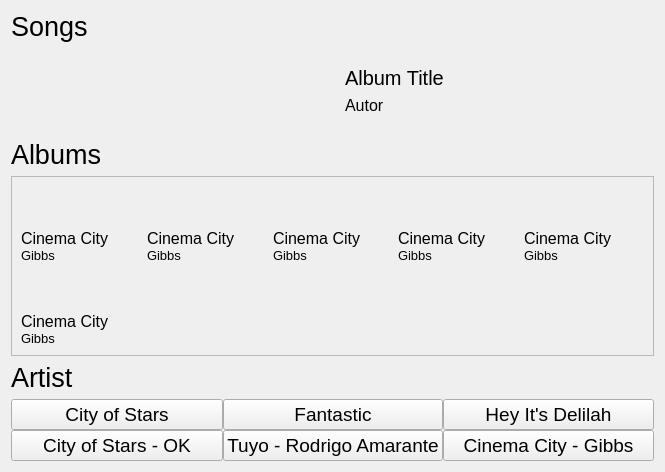
             <widget class="QWidget" name="scrollAreaWidgetContents_4">
              <property name="geometry">
               <rect>
                <x>0</x>
                <y>0</y>
                <width>665</width>
                <height>472</height>
               </rect>
              </property>
              <layout class="QVBoxLayout" name="verticalLayout_42">
               <item>
                <widget class="QLabel" name="search_label">
                 <property name="font">
                  <font>
                   <pointsize>20</pointsize>
                  </font>
                 </property>
                 <property name="text">
                  <string>Songs</string>
                 </property>
                </widget>
               </item>
               <item>
                <layout class="QVBoxLayout" name="song_search_container">
                 <item>
                  <widget class="QWidget" name="search_song_info" native="true">
                   <layout class="QHBoxLayout" name="horizontalLayout_4">
                    <item>
                     <widget class="QLabel" name="song_logo">
                      <property name="sizePolicy">
                       <sizepolicy hsizetype="Preferred" vsizetype="Preferred">
                        <horstretch>0</horstretch>
                        <verstretch>0</verstretch>
                       </sizepolicy>
                      </property>
                      <property name="text">
                       <string/>
                      </property>
                      <property name="pixmap">
                       <pixmap resource="resource.qrc">:/icon/icomoon/music.svg</pixmap>
                      </property>
                      <property name="scaledContents">
                       <bool>false</bool>
                      </property>
                      <property name="alignment">
                       <set>Qt::AlignCenter</set>
                      </property>
                     </widget>
                    </item>
                    <item>
                     <widget class="QWidget" name="info_2" native="true">
                      <layout class="QVBoxLayout" name="verticalLayout_18">
                       <item>
                        <widget class="QLabel" name="song_title_3">
                         <property name="font">
                          <font>
                           <pointsize>15</pointsize>
                          </font>
                         </property>
                         <property name="text">
                          <string>Album Title</string>
                         </property>
                        </widget>
                       </item>
                       <item>
                        <widget class="QLabel" name="song_autor">
                         <property name="font">
                          <font>
                           <pointsize>12</pointsize>
                          </font>
                         </property>
                         <property name="text">
                          <string>Autor</string>
                         </property>
                        </widget>
                       </item>
                      </layout>
                     </widget>
                    </item>
                   </layout>
                  </widget>
                 </item>
                </layout>
               </item>
               <item>
                <widget class="QLabel" name="search_label_2">
                 <property name="font">
                  <font>
                   <pointsize>20</pointsize>
                  </font>
                 </property>
                 <property name="text">
                  <string>Albums</string>
                 </property>
                </widget>
               </item>
               <item>
                <widget class="QFrame" name="albums_search_container">
                 <property name="frameShape">
                  <enum>QFrame::StyledPanel</enum>
                 </property>
                 <property name="frameShadow">
                  <enum>QFrame::Raised</enum>
                 </property>
                 <layout class="QGridLayout" name="gridLayout_5">
                  <item row="0" column="0">
                   <widget class="QWidget" name="song_card_8" native="true">
                    <layout class="QVBoxLayout" name="verticalLayout_19" stretch="0,0,0">
                     <property name="spacing">
                      <number>0</number>
                     </property>
                     <property name="leftMargin">
                      <number>0</number>
                     </property>
                     <property name="topMargin">
                      <number>0</number>
                     </property>
                     <property name="rightMargin">
                      <number>0</number>
                     </property>
                     <property name="bottomMargin">
                      <number>0</number>
                     </property>
                     <item>
                      <widget class="QLabel" name="img_3">
                       <property name="sizePolicy">
                        <sizepolicy hsizetype="Preferred" vsizetype="Expanding">
                         <horstretch>0</horstretch>
                         <verstretch>0</verstretch>
                        </sizepolicy>
                       </property>
                       <property name="text">
                        <string/>
                       </property>
                       <property name="pixmap">
                        <pixmap resource="resource.qrc">:/icon/icomoon/play3.svg</pixmap>
                       </property>
                       <property name="scaledContents">
                        <bool>false</bool>
                       </property>
                       <property name="alignment">
                        <set>Qt::AlignCenter</set>
                       </property>
                      </widget>
                     </item>
                     <item>
                      <widget class="QLabel" name="song_title_9">
                       <property name="sizePolicy">
                        <sizepolicy hsizetype="Preferred" vsizetype="Preferred">
                         <horstretch>0</horstretch>
                         <verstretch>0</verstretch>
                        </sizepolicy>
                       </property>
                       <property name="font">
                        <font>
                         <pointsize>12</pointsize>
                        </font>
                       </property>
                       <property name="text">
                        <string>Cinema City</string>
                       </property>
                      </widget>
                     </item>
                     <item>
                      <widget class="QLabel" name="artist_3">
                       <property name="font">
                        <font>
                         <pointsize>10</pointsize>
                        </font>
                       </property>
                       <property name="text">
                        <string>Gibbs</string>
                       </property>
                      </widget>
                     </item>
                    </layout>
                   </widget>
                  </item>
                  <item row="0" column="2">
                   <widget class="QWidget" name="song_card_9" native="true">
                    <layout class="QVBoxLayout" name="verticalLayout_20" stretch="0,0,0">
                     <property name="spacing">
                      <number>0</number>
                     </property>
                     <property name="leftMargin">
                      <number>0</number>
                     </property>
                     <property name="topMargin">
                      <number>0</number>
                     </property>
                     <property name="rightMargin">
                      <number>0</number>
                     </property>
                     <property name="bottomMargin">
                      <number>0</number>
                     </property>
                     <item>
                      <widget class="QLabel" name="img_9">
                       <property name="sizePolicy">
                        <sizepolicy hsizetype="Preferred" vsizetype="Expanding">
                         <horstretch>0</horstretch>
                         <verstretch>0</verstretch>
                        </sizepolicy>
                       </property>
                       <property name="text">
                        <string/>
                       </property>
                       <property name="pixmap">
                        <pixmap resource="resource.qrc">:/icon/icomoon/play3.svg</pixmap>
                       </property>
                       <property name="scaledContents">
                        <bool>false</bool>
                       </property>
                       <property name="alignment">
                        <set>Qt::AlignCenter</set>
                       </property>
                      </widget>
                     </item>
                     <item>
                      <widget class="QLabel" name="song_title_10">
                       <property name="sizePolicy">
                        <sizepolicy hsizetype="Preferred" vsizetype="Preferred">
                         <horstretch>0</horstretch>
                         <verstretch>0</verstretch>
                        </sizepolicy>
                       </property>
                       <property name="font">
                        <font>
                         <pointsize>12</pointsize>
                        </font>
                       </property>
                       <property name="text">
                        <string>Cinema City</string>
                       </property>
                      </widget>
                     </item>
                     <item>
                      <widget class="QLabel" name="artist_9">
                       <property name="font">
                        <font>
                         <pointsize>10</pointsize>
                        </font>
                       </property>
                       <property name="text">
                        <string>Gibbs</string>
                       </property>
                      </widget>
                     </item>
                    </layout>
                   </widget>
                  </item>
                  <item row="0" column="1">
                   <widget class="QWidget" name="song_card_10" native="true">
                    <layout class="QVBoxLayout" name="verticalLayout_21" stretch="0,0,0">
                     <property name="spacing">
                      <number>0</number>
                     </property>
                     <property name="leftMargin">
                      <number>0</number>
                     </property>
                     <property name="topMargin">
                      <number>0</number>
                     </property>
                     <property name="rightMargin">
                      <number>0</number>
                     </property>
                     <property name="bottomMargin">
                      <number>0</number>
                     </property>
                     <item>
                      <widget class="QLabel" name="img_10">
                       <property name="sizePolicy">
                        <sizepolicy hsizetype="Preferred" vsizetype="Expanding">
                         <horstretch>0</horstretch>
                         <verstretch>0</verstretch>
                        </sizepolicy>
                       </property>
                       <property name="text">
                        <string/>
                       </property>
                       <property name="pixmap">
                        <pixmap resource="resource.qrc">:/icon/icomoon/play3.svg</pixmap>
                       </property>
                       <property name="scaledContents">
                        <bool>false</bool>
                       </property>
                       <property name="alignment">
                        <set>Qt::AlignCenter</set>
                       </property>
                      </widget>
                     </item>
                     <item>
                      <widget class="QLabel" name="song_title_11">
                       <property name="sizePolicy">
                        <sizepolicy hsizetype="Preferred" vsizetype="Preferred">
                         <horstretch>0</horstretch>
                         <verstretch>0</verstretch>
                        </sizepolicy>
                       </property>
                       <property name="font">
                        <font>
                         <pointsize>12</pointsize>
                        </font>
                       </property>
                       <property name="text">
                        <string>Cinema City</string>
                       </property>
                      </widget>
                     </item>
                     <item>
                      <widget class="QLabel" name="artist_10">
                       <property name="font">
                        <font>
                         <pointsize>10</pointsize>
                        </font>
                       </property>
                       <property name="text">
                        <string>Gibbs</string>
                       </property>
                      </widget>
                     </item>
                    </layout>
                   </widget>
                  </item>
                  <item row="0" column="4">
                   <widget class="QWidget" name="song_card_11" native="true">
                    <layout class="QVBoxLayout" name="verticalLayout_22" stretch="0,0,0">
                     <property name="spacing">
                      <number>0</number>
                     </property>
                     <property name="leftMargin">
                      <number>0</number>
                     </property>
                     <property name="topMargin">
                      <number>0</number>
                     </property>
                     <property name="rightMargin">
                      <number>0</number>
                     </property>
                     <property name="bottomMargin">
                      <number>0</number>
                     </property>
                     <item>
                      <widget class="QLabel" name="img_11">
                       <property name="sizePolicy">
                        <sizepolicy hsizetype="Preferred" vsizetype="Expanding">
                         <horstretch>0</horstretch>
                         <verstretch>0</verstretch>
                        </sizepolicy>
                       </property>
                       <property name="text">
                        <string/>
                       </property>
                       <property name="pixmap">
                        <pixmap resource="resource.qrc">:/icon/icomoon/play3.svg</pixmap>
                       </property>
                       <property name="scaledContents">
                        <bool>false</bool>
                       </property>
                       <property name="alignment">
                        <set>Qt::AlignCenter</set>
                       </property>
                      </widget>
                     </item>
                     <item>
                      <widget class="QLabel" name="song_title_12">
                       <property name="sizePolicy">
                        <sizepolicy hsizetype="Preferred" vsizetype="Preferred">
                         <horstretch>0</horstretch>
                         <verstretch>0</verstretch>
                        </sizepolicy>
                       </property>
                       <property name="font">
                        <font>
                         <pointsize>12</pointsize>
                        </font>
                       </property>
                       <property name="text">
                        <string>Cinema City</string>
                       </property>
                      </widget>
                     </item>
                     <item>
                      <widget class="QLabel" name="artist_11">
                       <property name="font">
                        <font>
                         <pointsize>10</pointsize>
                        </font>
                       </property>
                       <property name="text">
                        <string>Gibbs</string>
                       </property>
                      </widget>
                     </item>
                    </layout>
                   </widget>
                  </item>
                  <item row="0" column="3">
                   <widget class="QWidget" name="song_card_12" native="true">
                    <layout class="QVBoxLayout" name="verticalLayout_24" stretch="0,0,0">
                     <property name="spacing">
                      <number>0</number>
                     </property>
                     <property name="leftMargin">
                      <number>0</number>
                     </property>
                     <property name="topMargin">
                      <number>0</number>
                     </property>
                     <property name="rightMargin">
                      <number>0</number>
                     </property>
                     <property name="bottomMargin">
                      <number>0</number>
                     </property>
                     <item>
                      <widget class="QLabel" name="img_12">
                       <property name="sizePolicy">
                        <sizepolicy hsizetype="Preferred" vsizetype="Expanding">
                         <horstretch>0</horstretch>
                         <verstretch>0</verstretch>
                        </sizepolicy>
                       </property>
                       <property name="text">
                        <string/>
                       </property>
                       <property name="pixmap">
                        <pixmap resource="resource.qrc">:/icon/icomoon/play3.svg</pixmap>
                       </property>
                       <property name="scaledContents">
                        <bool>false</bool>
                       </property>
                       <property name="alignment">
                        <set>Qt::AlignCenter</set>
                       </property>
                      </widget>
                     </item>
                     <item>
                      <widget class="QLabel" name="song_title_13">
                       <property name="sizePolicy">
                        <sizepolicy hsizetype="Preferred" vsizetype="Preferred">
                         <horstretch>0</horstretch>
                         <verstretch>0</verstretch>
                        </sizepolicy>
                       </property>
                       <property name="font">
                        <font>
                         <pointsize>12</pointsize>
                        </font>
                       </property>
                       <property name="text">
                        <string>Cinema City</string>
                       </property>
                      </widget>
                     </item>
                     <item>
                      <widget class="QLabel" name="artist_12">
                       <property name="font">
                        <font>
                         <pointsize>10</pointsize>
                        </font>
                       </property>
                       <property name="text">
                        <string>Gibbs</string>
                       </property>
                      </widget>
                     </item>
                    </layout>
                   </widget>
                  </item>
                  <item row="1" column="0">
                   <widget class="QWidget" name="song_card_13" native="true">
                    <layout class="QVBoxLayout" name="verticalLayout_26" stretch="0,0,0">
                     <property name="spacing">
                      <number>0</number>
                     </property>
                     <property name="leftMargin">
                      <number>0</number>
                     </property>
                     <property name="topMargin">
                      <number>0</number>
                     </property>
                     <property name="rightMargin">
                      <number>0</number>
                     </property>
                     <property name="bottomMargin">
                      <number>0</number>
                     </property>
                     <item>
                      <widget class="QLabel" name="img_13">
                       <property name="sizePolicy">
                        <sizepolicy hsizetype="Preferred" vsizetype="Expanding">
                         <horstretch>0</horstretch>
                         <verstretch>0</verstretch>
                        </sizepolicy>
                       </property>
                       <property name="text">
                        <string/>
                       </property>
                       <property name="pixmap">
                        <pixmap resource="resource.qrc">:/icon/icomoon/play3.svg</pixmap>
                       </property>
                       <property name="scaledContents">
                        <bool>false</bool>
                       </property>
                       <property name="alignment">
                        <set>Qt::AlignCenter</set>
                       </property>
                      </widget>
                     </item>
                     <item>
                      <widget class="QLabel" name="song_title_14">
                       <property name="sizePolicy">
                        <sizepolicy hsizetype="Preferred" vsizetype="Preferred">
                         <horstretch>0</horstretch>
                         <verstretch>0</verstretch>
                        </sizepolicy>
                       </property>
                       <property name="font">
                        <font>
                         <pointsize>12</pointsize>
                        </font>
                       </property>
                       <property name="text">
                        <string>Cinema City</string>
                       </property>
                      </widget>
                     </item>
                     <item>
                      <widget class="QLabel" name="artist_13">
                       <property name="font">
                        <font>
                         <pointsize>10</pointsize>
                        </font>
                       </property>
                       <property name="text">
                        <string>Gibbs</string>
                       </property>
                      </widget>
                     </item>
                    </layout>
                   </widget>
                  </item>
                 </layout>
                </widget>
               </item>
               <item>
                <widget class="QLabel" name="search_label_3">
                 <property name="font">
                  <font>
                   <pointsize>20</pointsize>
                  </font>
                 </property>
                 <property name="text">
                  <string>Artist</string>
                 </property>
                </widget>
               </item>
               <item>
                <layout class="QGridLayout" name="search_artist">
                 <property name="spacing">
                  <number>0</number>
                 </property>
                 <item row="1" column="0">
                  <widget class="QPushButton" name="search_singer_4">
                   <property name="font">
                    <font>
                     <pointsize>14</pointsize>
                    </font>
                   </property>
                   <property name="text">
                    <string>City of Stars - OK</string>
                   </property>
                   <property name="icon">
                    <iconset resource="resource.qrc">
                     <normaloff>:/icon/icomoon/radio-checked2.svg</normaloff>:/icon/icomoon/radio-checked2.svg</iconset>
                   </property>
                   <property name="iconSize">
                    <size>
                     <width>30</width>
                     <height>30</height>
                    </size>
                   </property>
                  </widget>
                 </item>
                 <item row="1" column="1">
                  <widget class="QPushButton" name="search_singer_5">
                   <property name="font">
                    <font>
                     <pointsize>14</pointsize>
                    </font>
                   </property>
                   <property name="layoutDirection">
                    <enum>Qt::LeftToRight</enum>
                   </property>
                   <property name="text">
                    <string>Tuyo - Rodrigo Amarante</string>
                   </property>
                   <property name="icon">
                    <iconset resource="resource.qrc">
                     <normaloff>:/icon/icomoon/radio-checked2.svg</normaloff>:/icon/icomoon/radio-checked2.svg</iconset>
                   </property>
                   <property name="iconSize">
                    <size>
                     <width>30</width>
                     <height>30</height>
                    </size>
                   </property>
                  </widget>
                 </item>
                 <item row="0" column="0">
                  <widget class="QPushButton" name="search_singer_1">
                   <property name="font">
                    <font>
                     <pointsize>14</pointsize>
                    </font>
                   </property>
                   <property name="styleSheet">
                    <string notr="true"/>
                   </property>
                   <property name="text">
                    <string>City of Stars</string>
                   </property>
                   <property name="icon">
                    <iconset resource="resource.qrc">
                     <normaloff>:/icon/icomoon/radio-checked2.svg</normaloff>:/icon/icomoon/radio-checked2.svg</iconset>
                   </property>
                   <property name="iconSize">
                    <size>
                     <width>30</width>
                     <height>30</height>
                    </size>
                   </property>
                  </widget>
                 </item>
                 <item row="0" column="1">
                  <widget class="QPushButton" name="search_singer_2">
                   <property name="font">
                    <font>
                     <pointsize>14</pointsize>
                    </font>
                   </property>
                   <property name="text">
                    <string>Fantastic</string>
                   </property>
                   <property name="icon">
                    <iconset resource="resource.qrc">
                     <normaloff>:/icon/icomoon/radio-checked2.svg</normaloff>:/icon/icomoon/radio-checked2.svg</iconset>
                   </property>
                   <property name="iconSize">
                    <size>
                     <width>30</width>
                     <height>30</height>
                    </size>
                   </property>
                  </widget>
                 </item>
                 <item row="0" column="2">
                  <widget class="QPushButton" name="search_singer_3">
                   <property name="font">
                    <font>
                     <pointsize>14</pointsize>
                    </font>
                   </property>
                   <property name="text">
                    <string>Hey It's Delilah</string>
                   </property>
                   <property name="icon">
                    <iconset resource="resource.qrc">
                     <normaloff>:/icon/icomoon/radio-checked2.svg</normaloff>:/icon/icomoon/radio-checked2.svg</iconset>
                   </property>
                   <property name="iconSize">
                    <size>
                     <width>30</width>
                     <height>30</height>
                    </size>
                   </property>
                  </widget>
                 </item>
                 <item row="1" column="2">
                  <widget class="QPushButton" name="search_singer_6">
                   <property name="font">
                    <font>
                     <pointsize>14</pointsize>
                    </font>
                   </property>
                   <property name="text">
                    <string>Cinema City - Gibbs</string>
                   </property>
                   <property name="icon">
                    <iconset resource="resource.qrc">
                     <normaloff>:/icon/icomoon/radio-checked2.svg</normaloff>:/icon/icomoon/radio-checked2.svg</iconset>
                   </property>
                   <property name="iconSize">
                    <size>
                     <width>30</width>
                     <height>30</height>
                    </size>
                   </property>
                  </widget>
                 </item>
                </layout>
               </item>
              </layout>
             </widget>
